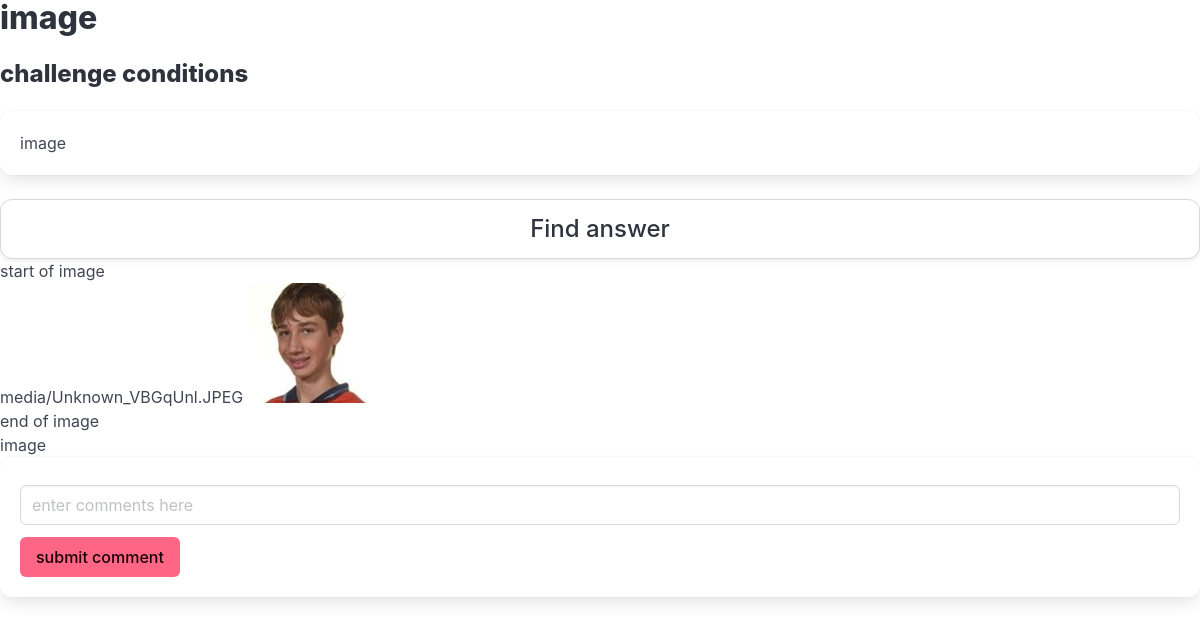
The app's page /challenge_page/14 with its own data.
### spiceman/models.py (models this page shows, shortened)
class Challenge(models.Model):
    title = models.CharField(max_length=50)
    text = models.CharField(max_length=300)
    difficulty = models.PositiveSmallIntegerField(default=3)
    author = models.ForeignKey(User, on_delete=models.CASCADE, related_name='challenges_authored')
    creation_date = models.DateTimeField("date posted", auto_now_add=True)
    likers = models.ManyToManyField(User, related_name='challenges_liked')
    answer_image = models.ImageField()
    answer_text = models.TextField()
    isweekly = models.BooleanField(default=False)

### spiceman/views.py (the view)
# urls.py: path("challenge_page/<int:challenge_id>",views.challenge_page, name ="challenge_page"),
def challenge_page(request,challenge_id):
    challenge = Challenge.objects.get(id=challenge_id)
    return render(request, 'spiceman/challenge.html', {'challenge':challenge})

### spiceman/templates/spiceman/challenge.html (shortened to what this page needs)
<!DOCTYPE html>
<html lang="en">
<head>
    <link rel="stylesheet" href="https://cdn.jsdelivr.net/npm/bulma@1.0.1/css/bulma.min.css">
</head>
<body>
    <h1 class="title">{{challenge.title}}</h1>
    <h1 class="title is-4" >challenge conditions</h1>
    <div class="box"> {{challenge.text}}</div>
    <button class="button is-large is-fullwidth" class="button is-danger">Find answer</button>
    <p>start of image</p>
    {% if challenge.answer_image %}
        {{challenge.answer_image.url|slice:"1:"}}
        <img src="/{{challenge.answer_image.url|slice:'1:'}}" alt="" srcset="">
    {% endif %}
    <p>end of image</p>
    {{challenge.answer_text}}
    {% include 'spiceman/comments.html' %}
</body>
</html>

### records on screen
Challenge: title "image", text "image", answer_image "media/Unknown_VBGqUnl.JPEG", answer_image (picture), answer_text "image"
